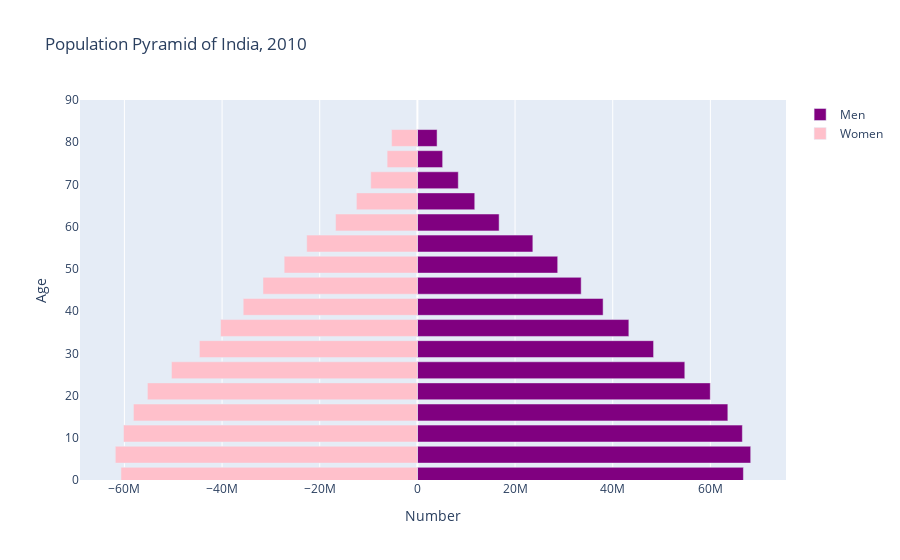

Notebook source saved alongside this figure:
### Markdown cell above
# Population Pyramids

### Code cell
# visualize population pyramid of India in year 2010
import plotly.offline as py
import plotly.graph_objs as go
import numpy as np

py.init_notebook_mode(connected=True)


# get population dataframe
pop_df = population_df(year=2010, country='India')

# specify layout
layout = go.Layout(barmode='overlay',
                   yaxis=go.layout.YAxis(range=[0, 90], title='Age'),
                   xaxis=go.layout.XAxis(title='Number'),
                   title_text=f"Population Pyramid of India, 2010")

bins = [go.Bar(x = pop_df['Male'],
               y = [int(s[:2])+1 for s in age_ranges],
               orientation='h',
               name='Men',
               marker=dict(color='purple'),
               hoverinfo='skip'
               ),
        go.Bar(x = -pop_df['Female'],
               y = [int(s[:2])+1 for s in age_ranges],
               orientation='h',
               name='Women',
               marker=dict(color='pink'),
               hoverinfo='skip'
               )
       ]

fig = go.Figure(data=bins, layout=layout)
fig.show()

### Figure 1 — Plotly figure (JSON) as saved in the notebook; plotly's stock layout.template omitted (floating-point values rounded to 4 significant figures)
{"data": [{"hoverinfo": "skip", "marker": {"color": "purple"}, "name": "Men", "orientation": "h", "type": "bar", "x": [66762871, 68255358, 66546666, 63573345, 59980845, 54762384, 48366584, 43303427, 38034285, 33541016, 28731842, 23643524, 16739788, 11747094, 8375595, 5171130, 4030270], "y": [1, 6, 11, 16, 21, 26, 31, 36, 41, 46, 51, 56, 61, 66, 71, 76, 81]}, {"hoverinfo": "skip", "marker": {"color": "pink"}, "name": "Women", "orientation": "h", "type": "bar", "x": [-60708486, -61864151, -60188348, -58150510, -55287870, -50361505, -44646901, -40312726, -35674000, -31620289, -27284255, -22666716, -16756598, -12493226, -9550058, -6198965, -5282991], "y": [1, 6, 11, 16, 21, 26, 31, 36, 41, 46, 51, 56, 61, 66, 71, 76, 81]}], "layout": {"barmode": "overlay", "title": {"text": "Population Pyramid of India, 2010"}, "xaxis": {"title": {"text": "Number"}}, "yaxis": {"range": [0, 90], "title": {"text": "Age"}}}}
